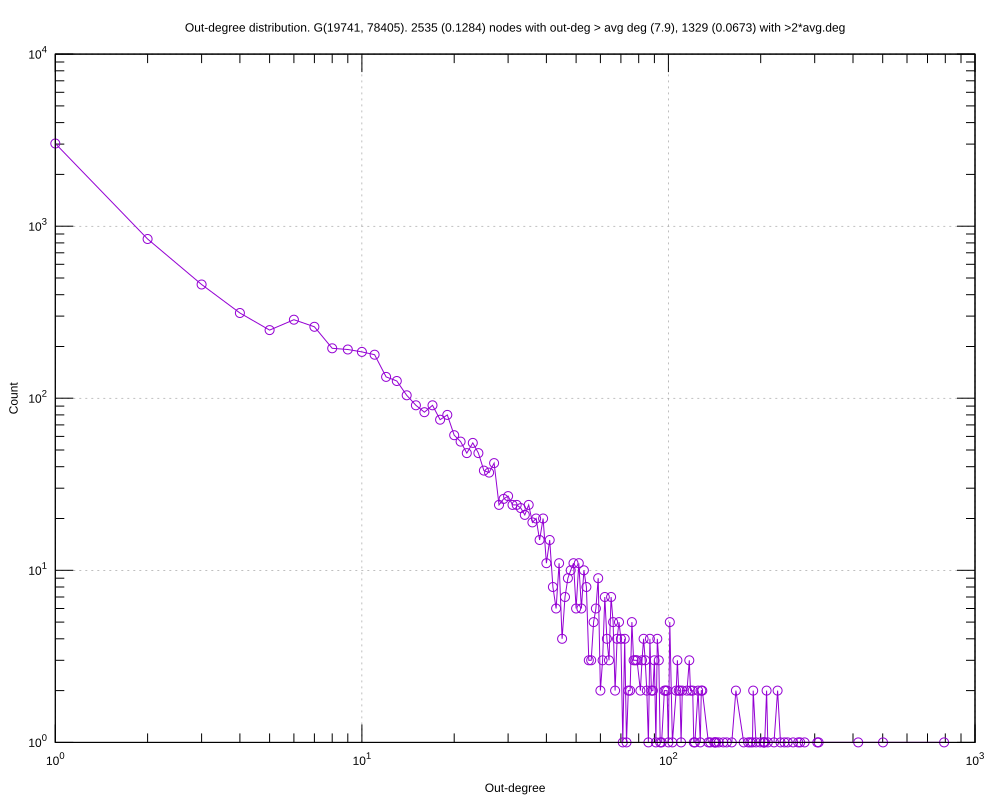

Write the gnuplot code that produced this figure.
#
# Out-degree distribution. G(19741, 78405). 2535 (0.1284) nodes with out-deg > avg deg (7.9), 1329 (0.0673) with >2*avg.deg (Tue Nov 10 01:42:34 2015)
#

set title "Out-degree distribution. G(19741, 78405). 2535 (0.1284) nodes with out-deg > avg deg (7.9), 1329 (0.0673) with >2*avg.deg"
set key bottom right
set logscale xy 10
set format x "10^{%L}"
set mxtics 10
set format y "10^{%L}"
set mytics 10
set grid
set xlabel "Out-degree"
set ylabel "Count"
set tics scale 2
set terminal svg size 1000,800
set output 'outDeg.out_degree_distr.svg'
plot 	"outDeg.out_degree_distr.tab" using 1:2 title "" with linespoints pt 6
